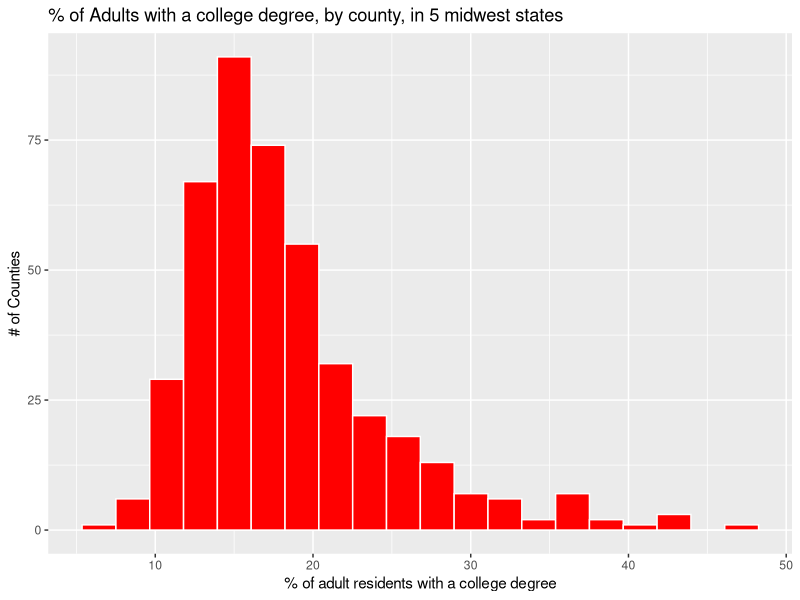
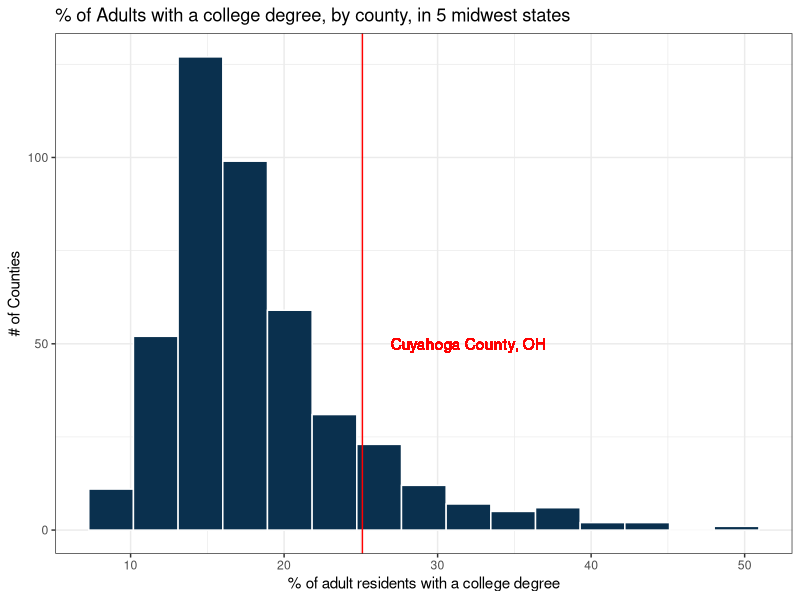
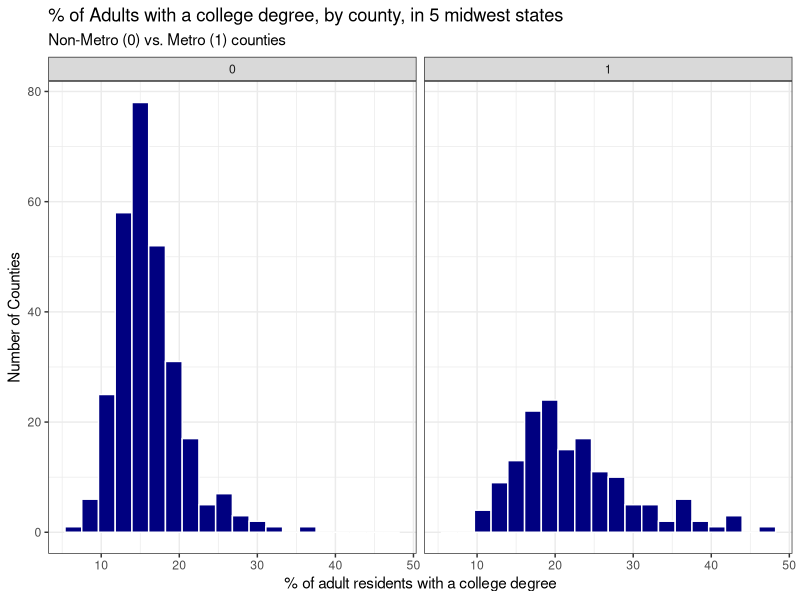
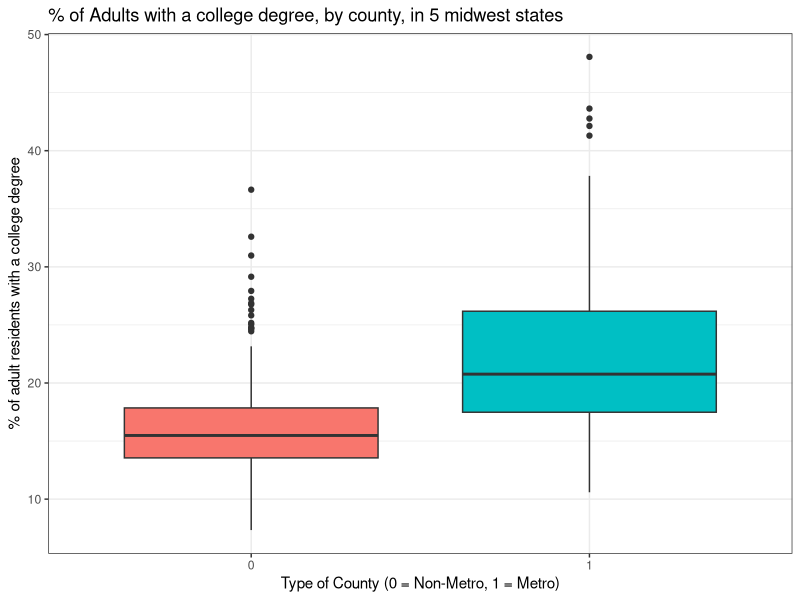
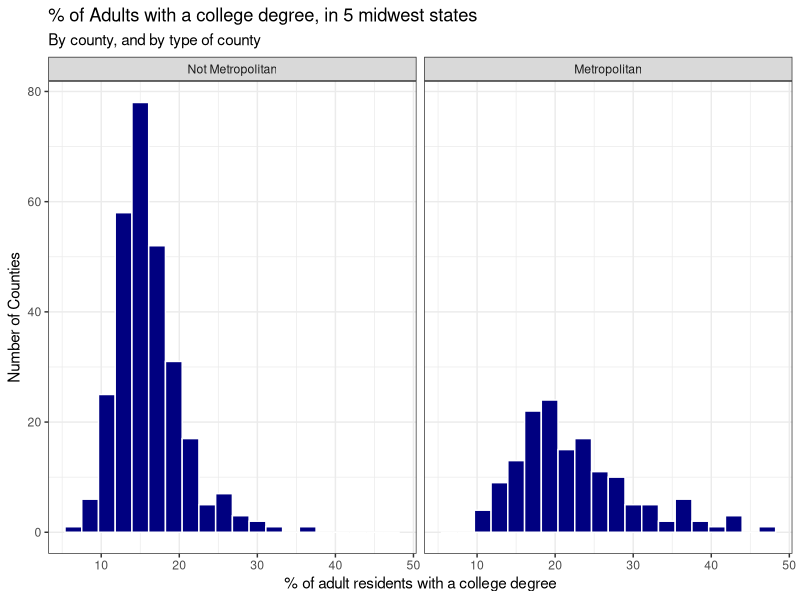
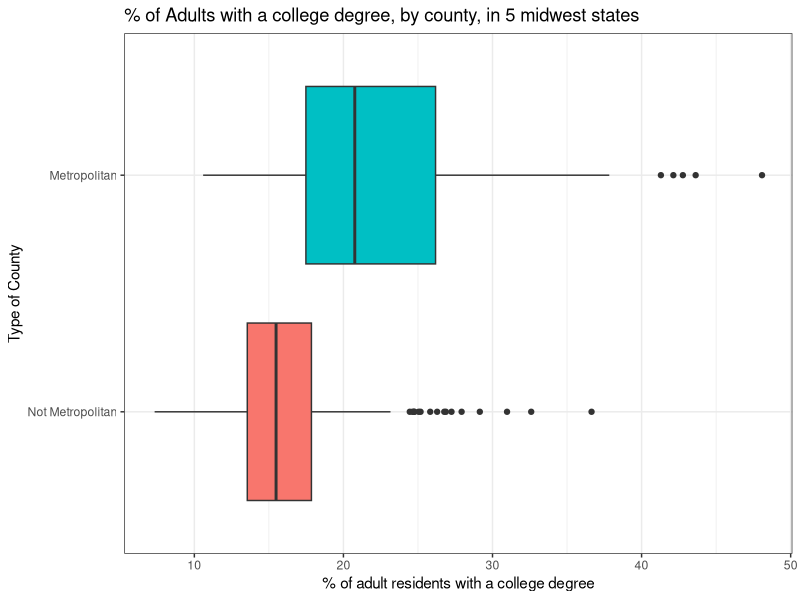
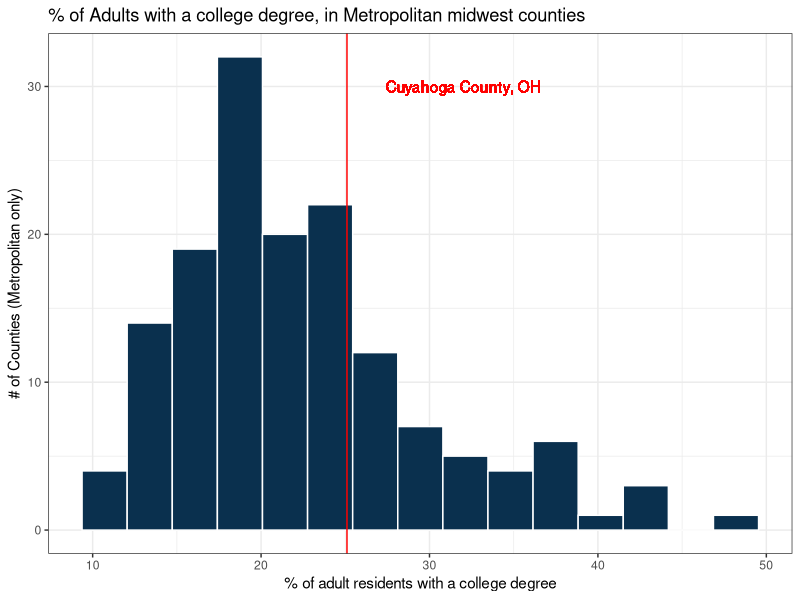

R code for these plots, in order:
## ---- chunk 1
knitr::opts_chunk$set(comment=NA)
options(width = 70)
## ---- chunk 2
library(tidyverse)
## ---- chunk 3
midwest %>%
    count(state)  
## ---- chunk 4
midwest
## ---- chunk 5
dim(midwest)
## ---- chunk 6
midwest %>%
    filter(state == "OH") %>%
    filter(county == "CUYAHOGA") %>%
    select(state, county, percollege, inmetro)
## ---- chunk 7
midwest %>%
#    filter(state == "OH") %>%
    filter(county == "CUYAHOGA") %>%
    select(state, county, percollege, inmetro)
## ---- chunk 8
midwest %>% 
  filter(county == "ADAMS") %>%
  select(state, county, percollege, inmetro)
## ---- chunk 9
n_distinct(midwest %>% select(county))
## ---- chunk 10
ggplot(midwest, aes(x = percollege)) +
    geom_histogram(bins = 20, fill = "red", col = "white") + 
    labs(title = "% of Adults with a college degree, by county, in 5 midwest states",
         y = "# of Counties",
         x = "% of adult residents with a college degree")
## ---- chunk 11
ggplot(midwest, aes(x = percollege)) +
    geom_histogram(bins = 15, fill = "#0a304e", col = "white") + 
    geom_vline(xintercept = 25.1, col = "red") +
    geom_text(x = 32, y = 50, col = "red", label = "Cuyahoga County, OH") +
    theme_bw() +
    labs(title = "% of Adults with a college degree, by county, in 5 midwest states",
         y = "# of Counties",
         x = "% of adult residents with a college degree")
## ---- chunk 12
midwest %>% count(percollege > 25.1)
## ---- chunk 13
ggplot(midwest, aes(x = percollege)) +
    geom_histogram(bins = 20, col = "white", fill = "navy") +
    facet_wrap(~ inmetro) +
    theme_bw() + 
    labs(x = "% of adult residents with a college degree", 
         y = "Number of Counties",
         title = "% of Adults with a college degree, by county, in 5 midwest states",
         subtitle = "Non-Metro (0) vs. Metro (1) counties")
## ---- chunk 14
ggplot(midwest, aes(x = factor(inmetro), y = percollege, 
                    fill = factor(inmetro))) +
    geom_boxplot() +
    guides(fill = FALSE) +
    theme_bw() + 
    labs(y = "% of adult residents with a college degree", 
         x = "Type of County (0 = Non-Metro, 1 = Metro)",
         title = "% of Adults with a college degree, by county, in 5 midwest states")
## ---- chunk 15
midwest2 <- midwest %>%
  mutate(inmetro_f = fct_recode(factor(midwest$inmetro), 
                                "Metropolitan" = "1", "Not Metropolitan" = "0"))

ggplot(midwest2, aes(x = percollege)) +
    geom_histogram(bins = 20, col = "white", fill = "navy") +
    facet_wrap(~ inmetro_f) +
    theme_bw() + 
    labs(x = "% of adult residents with a college degree", 
         y = "Number of Counties",
         title = "% of Adults with a college degree, in 5 midwest states",
         subtitle = "By county, and by type of county")
## ---- chunk 16
midwest2 <- midwest %>%
  mutate(inmetro_f = fct_recode(factor(midwest$inmetro), 
                                "Metropolitan" = "1", "Not Metropolitan" = "0"))

ggplot(midwest2, aes(x = inmetro_f, y = percollege, 
                    fill = inmetro_f)) +
    geom_boxplot() +
    guides(fill = FALSE) +
    theme_bw() + 
    coord_flip() +
    labs(y = "% of adult residents with a college degree", 
         x = "Type of County",
         title = "% of Adults with a college degree, by county, in 5 midwest states")
## ---- chunk 17
ggplot(filter(midwest, inmetro == 1), aes(x = percollege)) +
    geom_histogram(bins = 15, fill = "#0a304e", col = "white") + 
    geom_vline(xintercept = 25.1, col = "red") +
    geom_text(x = 32, y = 30, col = "red", label = "Cuyahoga County, OH") +
    theme_bw() +
    labs(title = "% of Adults with a college degree, in Metropolitan midwest counties",
         y = "# of Counties (Metropolitan only)",
         x = "% of adult residents with a college degree")
## ---- chunk 18
# number of Metropolitan counties
nrow(midwest %>% filter(inmetro == 1)) 

# number with percollege higher than Cuyahoga
midwest %>% filter(inmetro == 1) %>%
    count(percollege > 25.1) 
